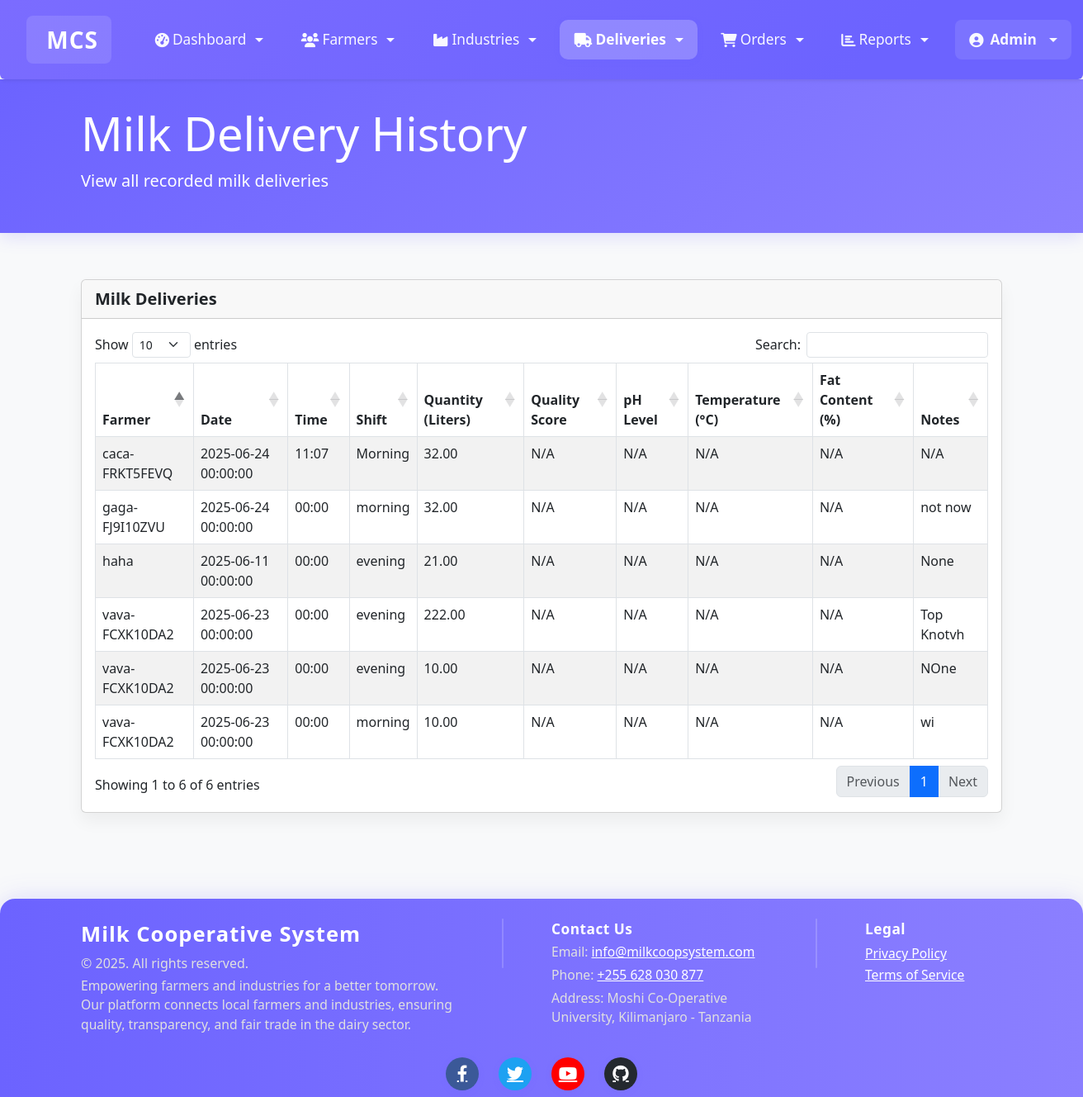
The page /modules/coop/view_deliveries.php (signed in) on the database its author committed.
### tables this page shows
CREATE TABLE `milk_deliveries` (
  `id` int(11) NOT NULL,
  `farmer_id` varchar(20) NOT NULL,
  `quantity` decimal(10,2) NOT NULL,
  `quality_grade` enum('A','B','C') NOT NULL,
  `delivery_date` datetime NOT NULL,
  `delivery_time` time DEFAULT NULL,
  `shift` varchar(50) DEFAULT NULL,
  `status` enum('pending','approved','rejected') DEFAULT 'pending',
  `created_at` timestamp NOT NULL DEFAULT current_timestamp(),
  `quality_score` decimal(3,1) DEFAULT NULL,
  `ph_level` decimal(4,2) DEFAULT NULL,
  `temperature` decimal(4,1) DEFAULT NULL,
  `fat_content` decimal(4,2) DEFAULT NULL,
  `quality_notes` text DEFAULT NULL,
  `recorded_by` int(11) DEFAULT NULL COMMENT 'Admin/Data clerk who recorded the delivery'
);

CREATE TABLE `farmers` (
  `id` int(11) NOT NULL,
  `user_id` int(11) DEFAULT NULL,
  `farmer_id` varchar(20) NOT NULL,
  `full_name` varchar(100) NOT NULL,
  `phone` varchar(20) DEFAULT NULL,
  `email` varchar(100) DEFAULT NULL,
  `address` text DEFAULT NULL,
  `quota` decimal(10,2) DEFAULT 0.00,
  `created_at` timestamp NOT NULL DEFAULT current_timestamp(),
  `last_delivery_date` datetime DEFAULT NULL,
  `last_delivery_quantity` decimal(10,2) DEFAULT NULL,
  `last_delivery_quality` enum('A','B','C') DEFAULT NULL,
  `account_name` varchar(100) DEFAULT NULL,
  `account_number` varchar(50) DEFAULT NULL
);

### modules/coop/view_deliveries.php (the view, shortened to what this page needs)
<?php
require_once "../../config/db.php";
$deliveries = [];
$sql = "SELECT md.*, f.full_name FROM milk_deliveries md JOIN farmers f ON md.farmer_id = f.farmer_id ORDER BY md.delivery_date DESC, md.delivery_time DESC";
if($result = mysqli_query($conn, $sql)){
    while($row = mysqli_fetch_assoc($result)){
        $deliveries[] = $row;
    }
} else{
    echo "Error fetching milk deliveries: " . mysqli_error($conn);
}
?>
<!DOCTYPE html>
<html lang="en">
<head>
    <link href="https://cdn.jsdelivr.net/npm/bootstrap@5.3.0/dist/css/bootstrap.min.css" rel="stylesheet">
    <link href="https://cdnjs.cloudflare.com/ajax/libs/font-awesome/6.0.0/css/all.min.css" rel="stylesheet">
    <link href="https://cdn.datatables.net/1.11.5/css/dataTables.bootstrap5.min.css" rel="stylesheet">
    <link href="../../assets/css/style.css" rel="stylesheet">
</head>
<body>
    <?php include "../../includes/header.php"; ?>
    <div class="page-header">
        <div class="container">
            <h1 class="display-4">Milk Delivery History</h1>
            <p class="lead">View all recorded milk deliveries</p>
        </div>
    </div>
    <main class="container py-4">
        <div class="card">
            <div class="card-header">
                Milk Deliveries
            </div>
            <div class="card-body">
                <div class="table-responsive">
                    <table id="deliveriesTable" class="table table-striped table-bordered" style="width:100%">
                        <thead>
                            <tr>
                                <th>Farmer</th>
                                <th>Date</th>
                                <th>Time</th>
                                <th>Shift</th>
                                <th>Quantity (Liters)</th>
                                <th>Quality Score</th>
                                <th>pH Level</th>
                                <th>Temperature (°C)</th>
                                <th>Fat Content (%)</th>
                                <th>Notes</th>
                            </tr>
                        </thead>
                        <tbody>
                            <?php if(!empty($deliveries)): ?>
                                <?php foreach($deliveries as $delivery): ?>
                                    <tr>
                                        <td><?php echo htmlspecialchars($delivery['full_name']); ?></td>
                                        <td><?php echo htmlspecialchars($delivery['delivery_date']); ?></td>
                                        <td><?php echo htmlspecialchars(date('H:i', strtotime($delivery['delivery_time']))); ?></td>
                                        <td><?php echo htmlspecialchars($delivery['shift']); ?></td>
                                        <td><?php echo htmlspecialchars($delivery['quantity']); ?></td>
                                        <td><?php echo htmlspecialchars($delivery['quality_score'] ?? 'N/A'); ?></td>
                                        <td><?php echo htmlspecialchars($delivery['ph_level'] ?? 'N/A'); ?></td>
                                        <td><?php echo htmlspecialchars($delivery['temperature'] ?? 'N/A'); ?></td>
                                        <td><?php echo htmlspecialchars($delivery['fat_content'] ?? 'N/A'); ?></td>
                                        <td><?php echo htmlspecialchars($delivery['quality_notes'] ?? 'N/A'); ?></td>
                                    </tr>
                                <?php endforeach; ?>
                            <?php else: ?>
                                <tr>
                                    <td colspan="10">No milk deliveries recorded yet.</td>
                                </tr>
                            <?php endif; ?>
                        </tbody>
                    </table>
                </div>
            </div>
        </div>
    </main>
    <?php include "../../includes/footer.php"; ?>
</body>
</html>

### assets/css/style.css (style rules this page uses)
main { padding-top: 1.5rem; }
.card { margin-bottom: 1.5rem; box-shadow: 0 0.125rem 0.25rem rgba(0, 0, 0, 0.075); }
.card-header { background-color: #f8f9fa; border-bottom: 1px solid rgba(0, 0, 0, 0.125); }
.table th { background-color: #f8f9fa; }

### modules/coop/view_deliveries.php (style rules this page uses)
:root { --primary-color: #6C63FF; --secondary-color: #4CAF50; --accent-color: #FF6B6B; --background-color: #F8F9FA; --card-bg: #FFFFFF; --text-primary: #2D3436; --text-secondary: #636E72; }
body { background-color: var(--background-color); color: var(--text-primary); }
.page-header { background: linear-gradient(135deg, var(--primary-color), #8B7FFF); color: white; padding: 2rem 0; margin-bottom: 2rem; box-shadow: 0 4px 20px rgba(108, 99, 255, 0.2); }
.card { background: var(--card-bg); border-radius: 15px; margin-bottom: 2rem; box-shadow: 0 10px 20px rgba(0,0,0,0.05); }
.card-header { background-color: var(--card-bg); border-bottom: 1px solid #E9ECEF; font-size: 1.25rem; font-weight: 600; color: var(--primary-color); }
.table th { color: var(--text-secondary); }

### includes/header.php (style rules this page uses)
html, body { margin: 0 !important; padding: 0 !important; box-sizing: border-box; }
body { padding-top: 90px; background: var(--background-color, #F8F9FA); }

### rows shown on the page
milk_deliveries: farmers.full_name "caca-FRKT5FEVQ", delivery_date "2025-06-24 00:00:00", delivery_time "11:07", shift "Morning", quantity "32.00", quality_score "N/A", ph_level "N/A", temperature "N/A", fat_content "N/A", quality_notes "N/A"
milk_deliveries: farmers.full_name "gaga-FJ9I10ZVU", delivery_date "2025-06-24 00:00:00", delivery_time "00:00", shift "morning", quantity "32.00", quality_score "N/A", ph_level "N/A", temperature "N/A", fat_content "N/A", quality_notes "not now"
milk_deliveries: farmers.full_name "vava-FCXK10DA2", delivery_date "2025-06-23 00:00:00", delivery_time "00:00", shift "evening", quantity "222.00", quality_score "N/A", ph_level "N/A", temperature "N/A", fat_content "N/A", quality_notes "Top Knotvh"
milk_deliveries: farmers.full_name "vava-FCXK10DA2", delivery_date "2025-06-23 00:00:00", delivery_time "00:00", shift "evening", quantity "10.00", quality_score "N/A", ph_level "N/A", temperature "N/A", fat_content "N/A", quality_notes "NOne"
milk_deliveries: farmers.full_name "vava-FCXK10DA2", delivery_date "2025-06-23 00:00:00", delivery_time "00:00", shift "morning", quantity "10.00", quality_score "N/A", ph_level "N/A", temperature "N/A", fat_content "N/A", quality_notes "wi"
milk_deliveries: farmers.full_name "haha", delivery_date "2025-06-11 00:00:00", delivery_time "00:00", shift "evening", quantity "21.00", quality_score "N/A", ph_level "N/A", temperature "N/A", fat_content "N/A", quality_notes "None"

### other values the page prints
$_SESSION["username"] "Admin"
